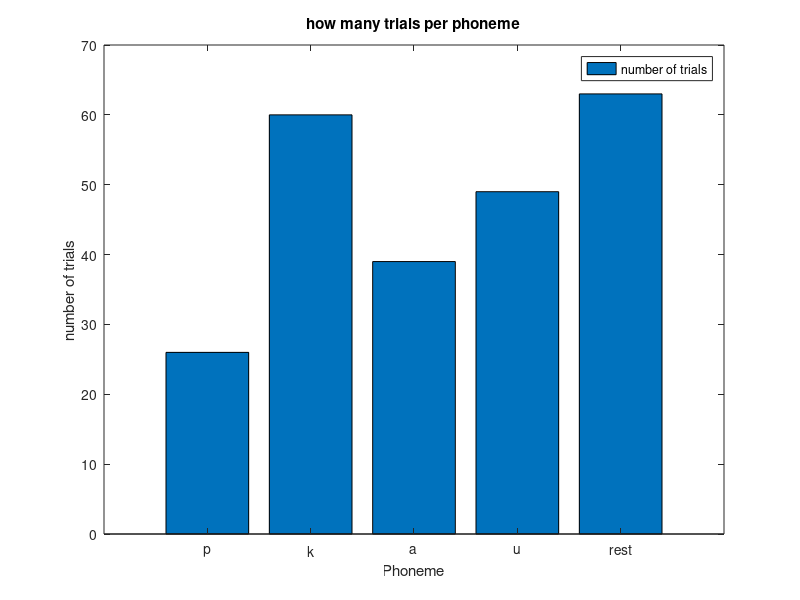
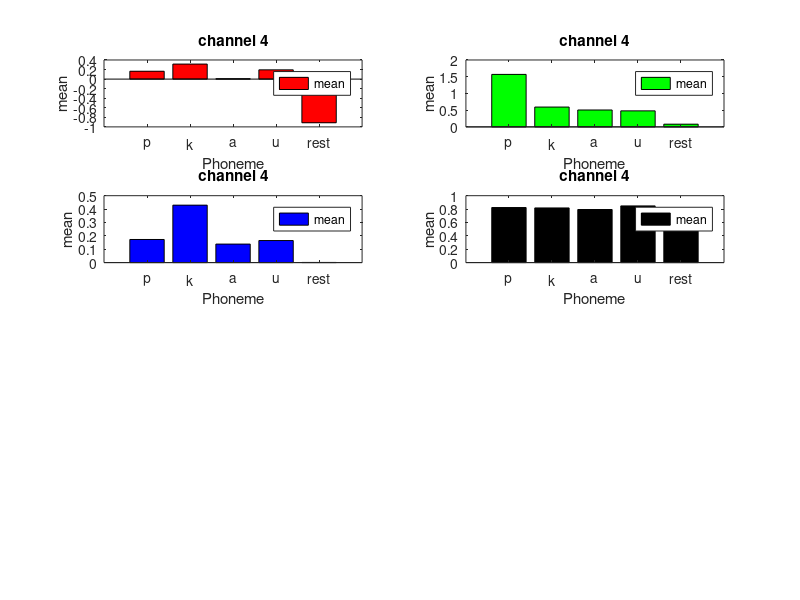
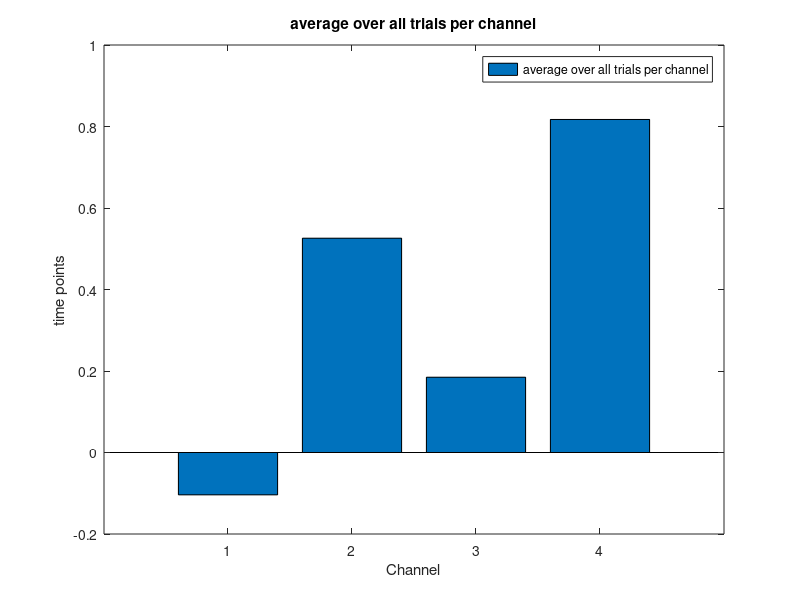
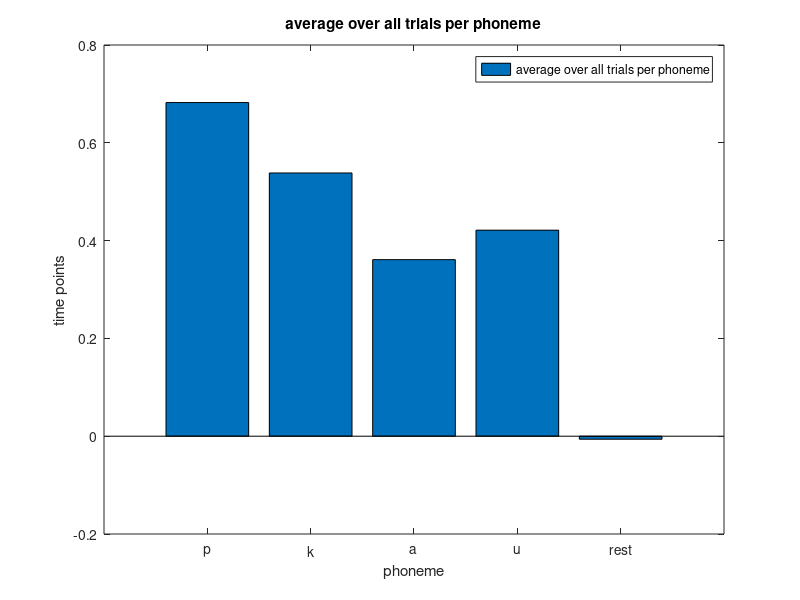

Source code (MATLAB) for these figures, in order:
% question 1
loadBrainData = load('brain_data.mat');
loadLabels = load('labels.mat');

brainData = loadBrainData.data;
labelsData = loadLabels.labels;

% question 2
%get the trial number of each phoneme
tabulateLabelData = tabulate(labelsData);
trialsPerPhoneme = tabulateLabelData(:,2);

%create the bar figure and set its all properties
figure('name','how many trials per phoneme');
bar(trialsPerPhoneme) 
xlabels={'p'; 'k'; 'a' ; 'u'; 'rest' };
set(gca,'xticklabel',xlabels);
ylabel('number of trials');
xlabel('Phoneme');
title('how many trials per phoneme');
legend('number of trials')

% question 3
question3 = [];
%loop per channel
for channel = 1:4
    %loop per phoneme
    for phoneme = 1:5
       %read the channel
       brainDatax = brainData(:,:,channel);
       %read the phoneme
       C = brainDatax(labelsData(:,1) == phoneme,:);
       %2d to 1d
       C_all = C(:);
       %get all the mean
       C_mean = mean(C_all)
       %add to the result table
       question3 = [question3; [channel, phoneme, C_mean]];
    end
end
question3;

% question 4
figure('name','average timecourses');
color= ['r','g','b','k'];
for loop = 1:4
    subplot(4,2,loop);
    first = (loop-1)*5+1;
    second = (loop)*5;
    h = bar(1:5, question3(first:second, 3) ); 
    set(h,'FaceColor',color(loop));
    xlabels={'p'; 'k'; 'a' ; 'u'; 'rest' };
    set(gca,'xticklabel',xlabels);
    ylabel('mean');
    xlabel('Phoneme');
    title('channel 4');
    legend('mean')
end
%are there differences between responses to different phoneme types per channel?
%% Yes

%Do all channels discriminate between the phoneme types in the same way?
%% No

%What can you say about the timing of the difference?
% -

% question 5
%-

% question 6
question6PerChannel = [];
%loop per channel
for channel = 1:4
   %read the channel
   brainDatax = brainData(:,:,channel);
   %2d to 1d
   C_all = brainDatax(:);
   %get all the mean
   C_mean = mean(C_all)
   %add to the result table
   question6PerChannel = [question6PerChannel; [channel, C_mean]];
end
question6PerChannel;

%create the bar figure and set its all properties
figure('name','average over all trials per channel');
bar(question6PerChannel(:,2)) 
xlabels={'1'; '2'; '3' ; '4'};
set(gca,'xticklabel',xlabels);
ylabel('time points');
xlabel('Channel');
title('average over all trials per channel');
legend('average over all trials per channel')


question6PerPhoneme = [];
%loop per Phoneme
for phoneme = 1:5
   %read the phoneme
   C = brainData(labelsData(:,1) == phoneme,:);
   %2d to 1d
   C_all = C(:);
   C_all;
   %get all the mean
   C_mean = mean(C_all)
   %add to the result table
   question6PerPhoneme = [question6PerPhoneme; [phoneme, C_mean]];
end
question6PerPhoneme;

%create the bar figure and set its all properties
figure('name','average over all trials per phoneme');
bar(question6PerPhoneme(:,2)) 
xlabels={'p'; 'k'; 'a' ; 'u'; 'rest'; };
set(gca,'xticklabel',xlabels);
ylabel('time points');
xlabel('phoneme');
title('average over all trials per phoneme');
legend('average over all trials per phoneme')
